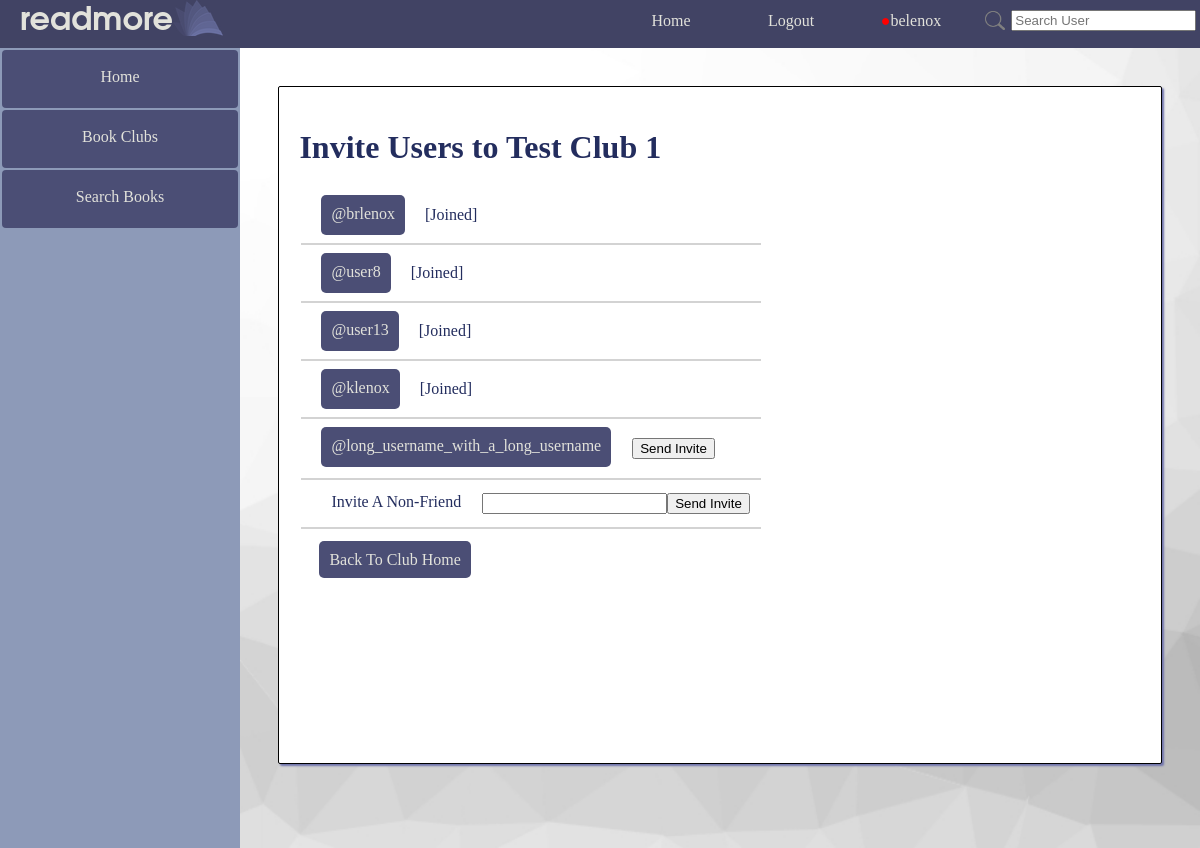
The page /readmore/invite_to_club/2/ (signed in) on the database its author committed.
### readmore_app/models.py (models this page shows, shortened)
class Club(models.Model):
    club_id = models.AutoField(primary_key=True)
    club_name = models.CharField(max_length=100)
    club_description = models.TextField(blank=True)
    club_owner = models.ForeignKey(UserExt, on_delete=models.CASCADE)
    club_users = models.ManyToManyField(UserExt, related_name="user_clubs")
    club_pending_invites = models.ManyToManyField('UserExt', related_name="pending_invites", blank=True)
    club_library = models.ManyToManyField('ClubBook', related_name='clubs', blank=True)

class UserExt(User):
    user_friends = models.ManyToManyField('UserExt', related_name="friends")
    user_birthdate = models.DateField()
    user_bio = models.TextField(default="This user hasn't written a bio :(")
    user_pending_friends = models.ManyToManyField('UserExt', related_name="pending_friends")
    user_reading_log = models.ManyToManyField('ReadingLogBook', related_name="reading_log")

### readmore_app/views.py (the view)
# urls.py: path('invite_to_club/<int:club_id>/', views.invite_to_club, name='invite_to_club'),
def invite_to_club(request, club_id):
    if request.user.is_authenticated:
        club = get_object_or_404(Club, club_id=club_id)
        real_user = get_object_or_404(UserExt, id=request.user.id)
        if club.club_owner != real_user:
            return redirect(reverse('readmore_app:club', kwargs={'club_id': club.club_id}))
        return render(request, "readmore_app/invite_to_club.html", {"real_user": real_user, "club": club})
    else:
        return redirect(reverse('readmore_app:login'))

### readmore_app/templatetags/extras.py (called while the page is built)
@register.simple_tag
def num_notifications(user_id):
    try:
        this_user = UserExt.objects.get(pk=user_id)
        return Notification.objects.filter(notification_user=this_user).count()
    except Exception as e:
        return ""

### readmore_app/templates/readmore_app/invite_to_club.html (shortened to what this page needs)
{% extends parent_template|default:"base.html" %}
{% load static %}
{% block content %}
<div class="basic_card">
    <h1> Invite Users to {{ club.club_name }}</h1>
    <table>
    {% for friend in real_user.user_friends.all %}
        <tr id="friend{{ friend.id }}" style="display:flex; flex-wrap:wrap;">
            <td style="padding-left: 20px; display:flex;justify-content: center;">
                <a style="height: 20px; margin-top: 5px;" href="{% url 'readmore_app:profile' friend.id %}" class="anchor_button">@{{ friend.username }}</a>  {% if friend in club.club_users.all %}<p style="padding-left: 20px;">[Joined]</p>{% endif %}
            </td>
            <td style="padding-left: 20px;">
                <p id="invitebutton{{ friend.id }}">
                {% if friend not in club.club_users.all and friend not in club.club_pending_invites.all %}
                <button onclick="inviteMember({{ friend.id }}, {{ club.club_id }});">Send Invite</button>
                {% elif friend in club.club_pending_invites.all %}
                Pending...
                {% endif %}
                </p>
            </td>
        </tr>
        <tr id="friend{{ friend.id }}underline"><td colspan="2" bgcolor="lightgray"><td></tr>
    {% endfor %}
    <tr style="display:flex; flex-wrap:wrap; padding: 10px;">
        <td style="padding-left: 20px; display:flex;justify-content: center;">Invite A Non-Friend</td>
        <td style="padding-left: 20px;"><input type="text" name="username" id="username" /><button onclick="inviteNonfriend({{ club.club_id }});">Send Invite</button>  </td>
    </tr>
    <tr id="friend{{ friend.id }}underline"><td colspan="2" bgcolor="lightgray"><td></tr>
    </table>
    <a class="anchor_button" style="top: 20px; left: 20px; position: relative;" href="{% url 'readmore_app:club' club.club_id %}">Back To Club Home</a>
</div>
{% endblock %}

### templates/base.html (shortened to what this page needs)
{% load extras %}
{% load static %}
<!DOCTYPE html>
<html lang="en">
  <head>
    <link rel=stylesheet href="{% static 'readmore_app/style.css' %}">
  </head>
  <body>
    <div class="container" >
      <div class="navbar navbar_wrapper">
        <div class="navbar">
          <div><h2 class="logo">readmore</h2></div>
          <div><img src="{% static 'readmore_app/logo_small.png' %}"></div>
        </div>
        <div class="navbar_links" style="padding-right:2%;">
          <a class="link" href="{% url 'readmore_app:index' %}">Home</a>
          {% if not user.is_authenticated %}
          <a class="link" href="{% url 'readmore_app:login' %}" >Login</a>
          <a class="link" href="{% url 'readmore_app:registration' %}">Register</a>
          {% else %}
          <a href="{% url 'readmore_app:logout' %}" >Logout</a>
          <div id="drop">
              {% num_notifications user.id as has_notifications %}
              <a  href="{% url 'readmore_app:profile' user.id %}" style="padding-bottom:17px;"><span id="notification_dot" style="color: red;">{% if has_notifications %}●{% endif %}</span>{{ user.username }}</a>
          </div>
          <div style="padding: 0.5%;">
            <form style="display: flex; left: 0px; position: relative; top:7px; align-items: center;" class="link" method="POST" action="{% url 'readmore_app:user_search_results' %}">
              <input type="image" width="20px" style="margin-right: 3%;" src="{% static 'readmore_app/logo_search.png' %}">
              <input type="text" placeholder="Search User" name="search_query" >
            </form>
          </div>
          {% endif %}
        </div>
      </div>
      <div class="content-container">
          {% if user.is_authenticated %}
          <div class="sidebar">
              <a href="{% url 'readmore_app:index' %}">Home</a>
              <a href="{% url 'readmore_app:book_clubs' %}">Book Clubs</a>
              <a href="{% url 'readmore_app:search_book' %}">Search Books</a>
          </div>
          <main style="margin:0;">
          {% endif %}
          {% block content %}{% endblock %}
          </main>
      </div>
    </div>
  </body>
</html>

### readmore_app/static/readmore_app/style.css (style rules this page uses)
body { font-family: Garamond, Georgia, serif; margin:0; overflow: hidden; }
a { text-decoration: none; }
h2.logo { color:#e2e2db; font-family:Arial, Helvetica, sans-serif; font-weight:800px; margin-left: 20px; font-size:32px; margin-top: 6px; }
.container { display:flex; flex-flow: column; height: inherit; overflow: hidden; }
.content-container { display: flex; justify-content: start; flex-direction: row; flex-wrap: nowrap; height: 100vh; }
h2.logo { color:#e2e2db; font-family: Avantgarde, TeX Gyre Adventor, URW Gothic L, sans-serif; font-weight:800px; margin-left: 20px; font-size:32px; margin-top: 6px; }
main { background-image: url(white_background.jpg); background-attachment:scroll; background-size:cover; display: flex; width: 80%; min-height: 100%; height: 100% auto; color: #232D5E; overflow-y: auto; overflow-x: hidden; justify-content:center; }
main > * { margin-left: 4.5%; }
main > div { width: 100%; }
#drop { display: flex; flex-direction: column; align-content: center; align-items: center; margin-right:2%; }
.basic_card { border-radius: 2px; box-shadow: 2px 2px 2px#7074ac; border-color: black; width: 100%; background-color: white; min-height: 70vh; height:fit-content; overflow: hidden; border-style: solid; border-width: 1px; padding: 20px; padding-bottom: 10%; margin: 4%; }
.anchor_button { border-radius: 5px; color: #e2e2db; height: auto; width: fit-content; border: none; padding: 10px; background: #4b4e75; }
div.sidebar { position: relative; text-align: center; background: #8d9ab8; width:20%; height:100vh; }
.sidebar a { margin: 2px 2px 2px 2px; border-radius: 4px; color: #e2e2db; height: 30px; display:block; width:auto; border:none; padding: 10px; padding-top: 18px ; background: #4b4e75; }
.navbar_wrapper { padding-right: 2%; width:100%; }
.navbar { height:3em; }
div.navbar { float:initial; display: flex; border: none; position: relative; background: #414364; z-index: 1; justify-content: space-between; }
.navbar a { min-width: 120px; text-align: center; border-radius: 4px; font-size: medium; text-decoration: none; color: #e2e2db; background: none; padding: 12px 0px; }
.navbar_links { float:initial; display: flex; border: none; position: relative; z-index: 1; justify-content: space-between; }

### rows shown on the page
Club: club_name "Test Club 1"
UserExt: username "brlenox", shows "[Joined]"
UserExt: username "user8", shows "[Joined]"
UserExt: username "user13", shows "[Joined]"
UserExt: username "klenox", shows "[Joined]"
UserExt: username "long_username_with_a_long_username"

### other values the page prints
{{ user.username }} "belenox"
